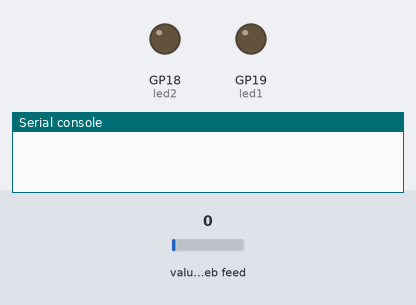
The program below on a simulated Raspberry Pi Pico running MicroPython. On the bench: output pins drawn as LEDs (lit = HIGH), the last lines printed to the serial console. The test bench sets the inputs (shaded band); at power-on: value of the web feed 0. WiFi joins after 1.5 s; requests to the public web service named in the program get a made-up reply in its usual format after 0.4 s (London, UTC, broken clouds, 64 % humidity, 1013 hPa unless stated); values from a settings file that is not in the repository are placeholders.

Above: at 0.1 s.
At 2.7 s:
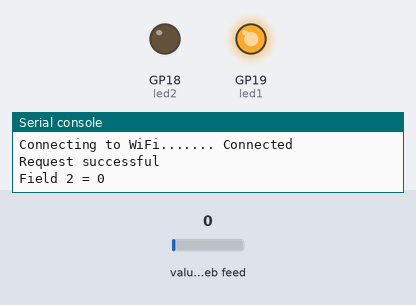
2.8 s: value of the web feed set to 2
Timing chart, 0 to 5.8 s (numbered marks = the images above; inputs shaded):
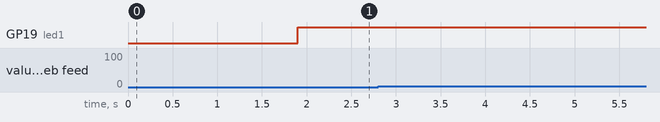

The program:

Ex06-TSReadData.py
```python
from machine import Pin
import network, time
import secrets                     # Locally stored module containin SSID and KEY for WiFi
import urequests

# You need to paste your own channel ID number (YYYYYYY) and API read key (ZZZZZZZZZZ)
CHANNEL_ID = 'YYYYYYY'
READ_KEY = 'ZZZZZZZZZZZZZZZZ'

led1 = Pin('GP19', Pin.OUT)            # Create input and output Pin objects
led2 = Pin('GP18', Pin.OUT)

print("Connecting to WiFi.", end="")
wifi = network.WLAN(network.STA_IF)              # Create WiFi network object
wifi.active(True)
wifi.connect(secrets.SSID, secrets.KEY)          # Connect to specific WiFi network
while not wifi.isconnected():                    # Wait until connected
  print(".", end="")
  time.sleep(0.25)
print(" Connected")

while True:
    try:                                    # Request just one result (the latest reading)
        response = urequests.get('https://api.thingspeak.com/channels/' + CHANNEL_ID +
                             '/feeds.json?api_key=' + READ_KEY + '&results=1')
        if response.status_code == 200:     # HTTP status 200 = Successful request
            print("Request successful")
            data = response.json()
            print(f"Field 2 = {data['feeds'][0]['field2']}")
            if int(data['feeds'][0]['field2']) == 1:
                led1.off()                  # If field2 > 0, turn LED1 off, LED2 on
                led2.on()
            else:
                led1.on()                   # If field2 == 0, turn LED1 on, LED2 off
                led2.off()
        else:
            print(f"HTTP request error: {response.status_code}")
    except:                             # Occasionally, get() can fail, when it does
        print("Request failed")         # just retry next time.
    time.sleep(2)                       # Wait 2 s before checking again
```
